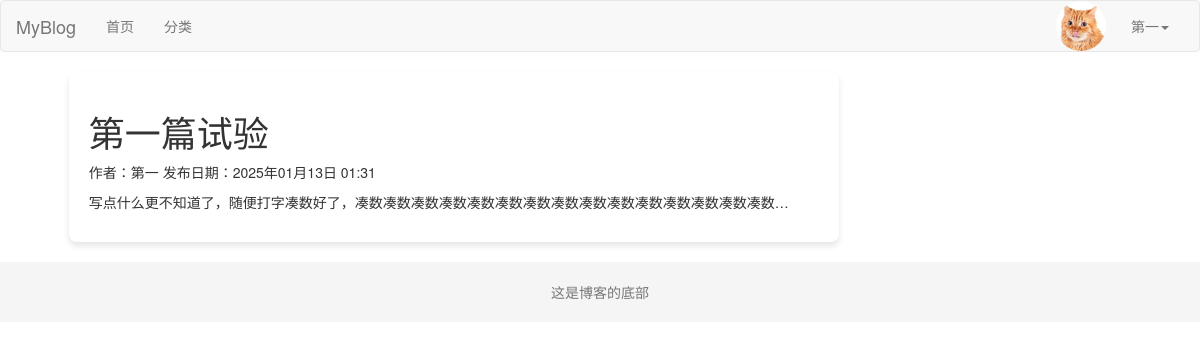
The page / (signed in) on the database its author committed.
### users/models.py (models this page shows, shortened)
class UserProfile(models.Model):
    USER_GENDER_TYPE = (
        ('male','男'),
        ('female','女'),
    )
    owner = models.OneToOneField(User, on_delete=models.CASCADE, verbose_name='用户')
    nickname=models.CharField(verbose_name='昵称',max_length=23,blank=True,null=True)
    birthday=models.DateTimeField(verbose_name='生日',blank=True,null=True)
    gender=models.CharField(verbose_name='性别', choices=USER_GENDER_TYPE,max_length=6,default='male')
    image=models.ImageField(verbose_name='用户头像',upload_to=user_avatar_upload_to,default='image/default.jpg',max_length=255)
    desc=models.TextField(verbose_name='个人简介',max_length=200,blank=True,default='')
    signature=models.CharField(verbose_name='个性签名',max_length=50,blank=True,default='')

### blog/models.py (models this page shows, shortened)
class Post(models.Model):
    title = models.CharField(max_length=61, verbose_name="文章标题")
    desc = models.TextField(max_length=200, blank=True, default="", verbose_name="文章描述")
    content=models.TextField(verbose_name="文章详情")
    tags=models.ForeignKey(Tag, on_delete=models.CASCADE, verbose_name="文章标签")
    owner=models.ForeignKey(User, on_delete=models.CASCADE, verbose_name="作者")
    add_date = models.DateTimeField(auto_now_add=True, verbose_name="添加时间")
    pub_date = models.DateTimeField(auto_now_add=True, verbose_name="修改时间")
    class Meta:
        verbose_name = "文章"
        verbose_name_plural = verbose_name

### blog/views.py (the view)
# urls.py: path('', views.index, name='index'),
def index(request):
    post_list = Post.objects.all()
    context = {'post_list': post_list}
    return render(request, 'index.html', context)

### blog/templates/index.html (shortened to what this page needs)
{% extends 'base.html' %}
{% load static %}
{% block css %}
    <link rel="stylesheet" href="{% static 'css/account.css' %}">
{% endblock %}
{% block content_left %}
    <section class="section">
        <div class="container blog-container">
            {% for post in post_list %}
                <div class="box blog-box">
                    <h1 class="title">{{ post.title }}</h1>
                    <p class="subtitle">
                        作者：{{ post.owner.username }} 发布日期：{{ post.add_date|date:"Y年m月d日 H:i" }}
                    </p>
                    <p>{{ post.content|truncatechars:50 }}</p>
                </div>
            {% endfor %}
        </div>
    </section>
{% endblock %}
{% block footer %}
    <footer class="footer">
        <div class="content has-text-centered">
            <p>这是博客的底部</p>
        </div>
    </footer>
{% endblock %}

### blog/templates/base.html (shortened to what this page needs)
{% load static %}
<!DOCTYPE html>
<html lang="en">
<head>
    <link rel="stylesheet" href="{% static 'plugin/bootstrap/css/bootstrap.css' %}">
    <link rel="stylesheet" href="{% static 'plugin/font-awesome/css/font-awesome.min.css' %}">
    {% block css %}{% endblock %}
</head>
<body>
<nav class="navbar navbar-default">
    <div class="container-fluid">
        <div class="navbar-header">
            <a class="navbar-brand" href="#">MyBlog</a>
        </div>
        <div class="collapse navbar-collapse" id="bs-example-navbar-collapse-1">
            <ul class="nav navbar-nav">
                <li><a href="{% url 'blog:index' %}">首页<span class="sr-only">(current)</span></a></li>
                <li><a href="#">分类</a></li>
            </ul>
            <ul class="nav navbar-nav navbar-right">
    {% if request.user.is_authenticated %}
        <li class="user-avatar">
            <img src="{{ request.user.userprofile.image.url }}" alt="User Avatar" class="avatar-img">
        </li>
        <li class="dropdown">
            <a href="#" class="dropdown-toggle" data-toggle="dropdown" role="button" aria-haspopup="true"
               aria-expanded="false">
               {{ request.user.username }}<span class="caret"></span>
            </a>
        </li>
    {% else %}
        <li><a href="{% url 'users:login' %}">登录</a></li>
        <li><a href="{% url 'users:register' %}" target="_blank">注册</a></li>
    {% endif %}
</ul>
        </div>
    </div>
</nav>
<div class="container content-container">
    <div class="row">
        <div class="col-md-9 content-left">
            {% block content_left %}
            {% endblock %}
        </div>
        <div class="col-md-3 content-right">
        </div>
    </div>
</div>
{% block footer %}{% endblock %}
</body>
</html>

### blog/templates/index.html (style rules this page uses)
.blog-container { max-width: 800px; margin: 0 auto; }
.blog-box { box-shadow: 0px 4px 6px rgba(0, 0, 0, 0.1); border-radius: 8px; padding: 20px; background-color: #fff; margin-bottom: 20px; }
.footer { background-color: #f5f5f5; padding: 20px 0; text-align: center; }
.footer p { color: #777; margin: 0; }

### blog/templates/base.html (style rules this page uses)
.user-avatar { display: inline-block; vertical-align: middle; margin-right: 10px; }
.avatar-img { width: 50px; height: 50px; border-radius: 50%; object-fit: cover; }

### rows shown on the page
Post: title "第一篇试验", owner.username "第一", add_date "2025年01月13日 01:31", content "写点什么更不知道了，随便打字凑数好了，凑数凑数凑数凑数凑数凑数凑数凑数凑数凑数凑数凑数凑数凑数凑数…"

### other values the page prints
{{ request.user.username }} "第一"
